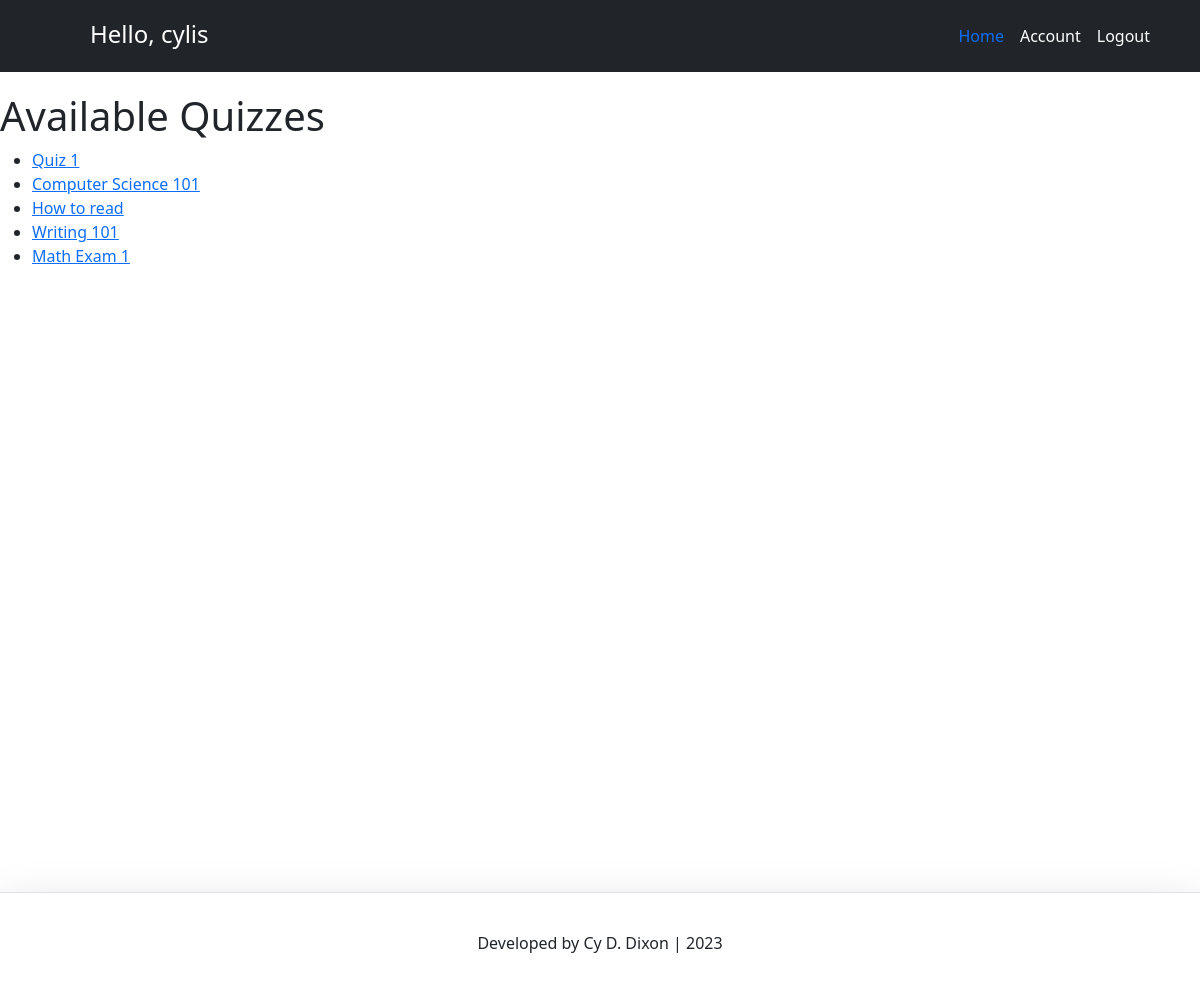
/quiz/quizlist/ (signed in), run on the app's committed database.
### account/models.py (models this page shows, shortened)
class Account(AbstractBaseUser):
	email 					= models.EmailField(verbose_name="email", max_length=60, unique=True)
	username 				= models.CharField(max_length=30, unique=True)
	date_joined				= models.DateTimeField(verbose_name='date joined', auto_now_add=True)
	last_login				= models.DateTimeField(verbose_name='last login', auto_now=True)
	is_admin				= models.BooleanField(default=False)
	is_active				= models.BooleanField(default=True)
	is_staff				= models.BooleanField(default=False)
	is_superuser			= models.BooleanField(default=False)
	USERNAME_FIELD = 'email'
	REQUIRED_FIELDS = ['username']
	objects = MyAccountManager()

### quiz/models.py (models this page shows, shortened)
class Quiz(models.Model):
    name = models.CharField(max_length=255)
    type = models.CharField(max_length=255, default="none")
    description = models.TextField(default="empty")

### quiz/views.py (the view)
# urls.py: path('quizlist/', views.quiz_list, name='quiz_list'),
def quiz_list(request):
    quizzes = Quiz.objects.all()
    return render(request, 'quiz_list.html', {'quizzes': quizzes})

### quiz/templates/quiz_list.html
{% extends "base.html" %}
{% block content %}
  <h1>Available Quizzes</h1>
  <ul>
    {% for quiz in quizzes %}
      <li><a href="{% url 'start_quiz' quiz.id %}">{{ quiz.name }}</a></li>
    {% endfor %}
  </ul>
{% endblock %}

### templates/snippets/header.html (shortened to what this page needs)
<link href="https://cdn.jsdelivr.net/npm/bootstrap@5.3.1/dist/css/bootstrap.min.css" rel="stylesheet">
<header class="p-3 text-bg-dark">
  <div class="container">
    <div class="d-flex flex-wrap">
      <a href="/" class="d-flex mb-3 mb-md-0 me-md-auto link-body-emphasis text-decoration-none">
        <svg class="bi me-2" width="40" height="32"><use xlink:href="#bootstrap"/></svg>
        {% if request.user.is_authenticated %}
          <span class="text-white fs-4">Hello, {{request.user.username}}</span>
        {% else %}
          <span class="text-white fs-4">It's Django Time!</span>
        {% endif %}
      </a>
      <ul class="nav">
        {% if request.user.is_authenticated %}
          <li><a class="nav-link px-2 text-blue" aria-current="page" href="{% url 'home' %}"> Home </a></li>
          <li><a class="nav-link px-2 text-white" href="{% url 'account' %}"> Account </a></li>
          <li><a class="nav-link px-2 text-white" href="{% url 'logout' %}"> Logout </a></li>
        {% else %}
          <li><a class="nav-link px-2 text-blue" href="{% url 'home' %}">Home</a></li>
          <li><a class="nav-link px-2 text-white" href="{% url 'register' %}">Register</a></li>
          <li><a class="nav-link px-2 text-white" href="{% url 'login' %}">Login</a> </li>
        {% endif %}
      </ul>
  </div>
</header>

### templates/snippets/header.html (style rules this page uses)
.p-3 { margin-bottom: 20px; }

### templates/snippets/base_css.html (style rules this page uses)
body { background-color: #F5F5F5; }

### data on the page
Account: user.username "cylis"
Quiz: name "Quiz 1"
Quiz: name "Computer Science 101"
Quiz: name "How to read"
Quiz: name "Writing 101"
Quiz: name "Math Exam 1"
